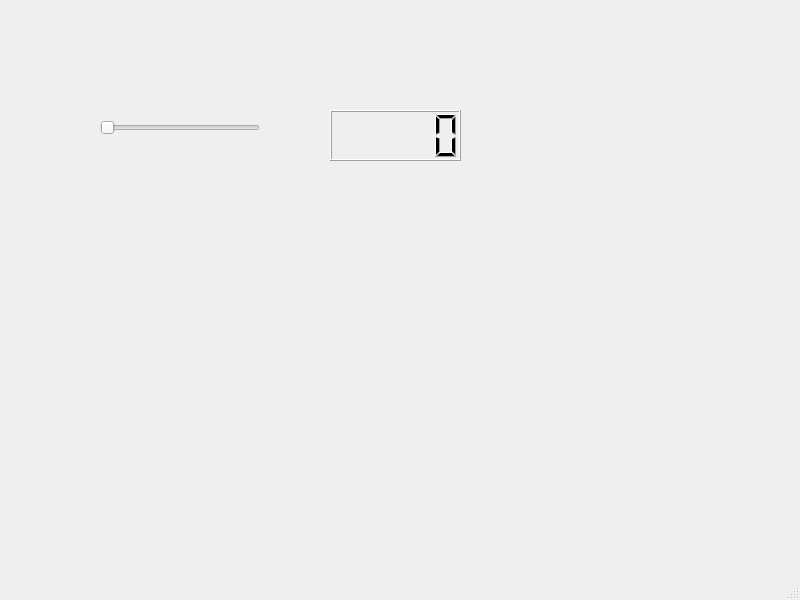
<?xml version="1.0" encoding="UTF-8"?>
<ui version="4.0">
 <class>MainWindow</class>
 <widget class="QMainWindow" name="MainWindow">
  <property name="geometry">
   <rect>
    <x>0</x>
    <y>0</y>
    <width>800</width>
    <height>600</height>
   </rect>
  </property>
  <property name="windowTitle">
   <string>MainWindow</string>
  </property>
  <widget class="QWidget" name="centralwidget">
   <widget class="QSlider" name="horizontalSlider">
    <property name="geometry">
     <rect>
      <x>100</x>
      <y>120</y>
      <width>160</width>
      <height>16</height>
     </rect>
    </property>
    <property name="orientation">
     <enum>Qt::Horizontal</enum>
    </property>
   </widget>
   <widget class="QLCDNumber" name="lcdNumber">
    <property name="geometry">
     <rect>
      <x>330</x>
      <y>110</y>
      <width>131</width>
      <height>51</height>
     </rect>
    </property>
   </widget>
  </widget>
  <widget class="QMenuBar" name="menubar">
   <property name="geometry">
    <rect>
     <x>0</x>
     <y>0</y>
     <width>800</width>
     <height>22</height>
    </rect>
   </property>
  </widget>
  <widget class="QStatusBar" name="statusbar"/>
 </widget>
 <resources/>
 <connections/>
</ui>
